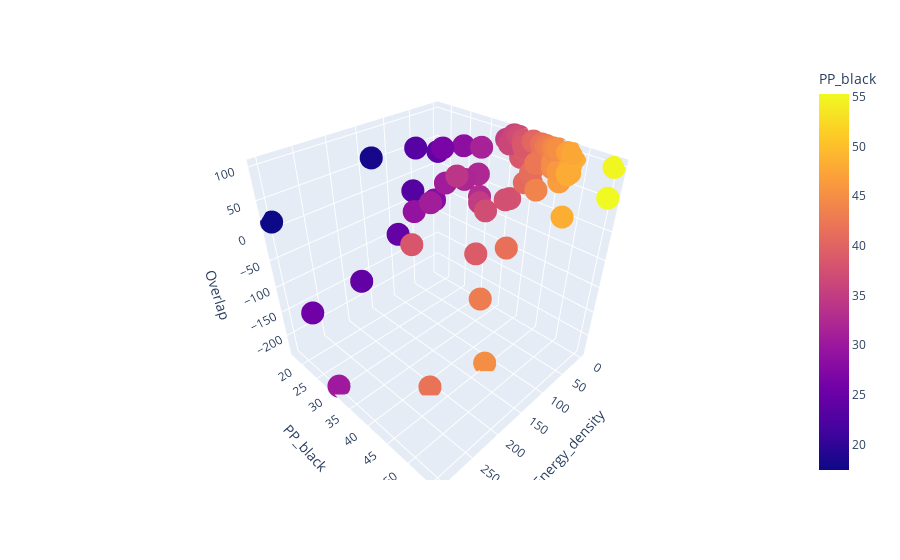

The code cell stored with this chart in its notebook:
### Code cell
fig = px.scatter_3d(df, x='Energy_density', y='PP_black', z='Overlap',
              color='PP_black')
fig.show()
